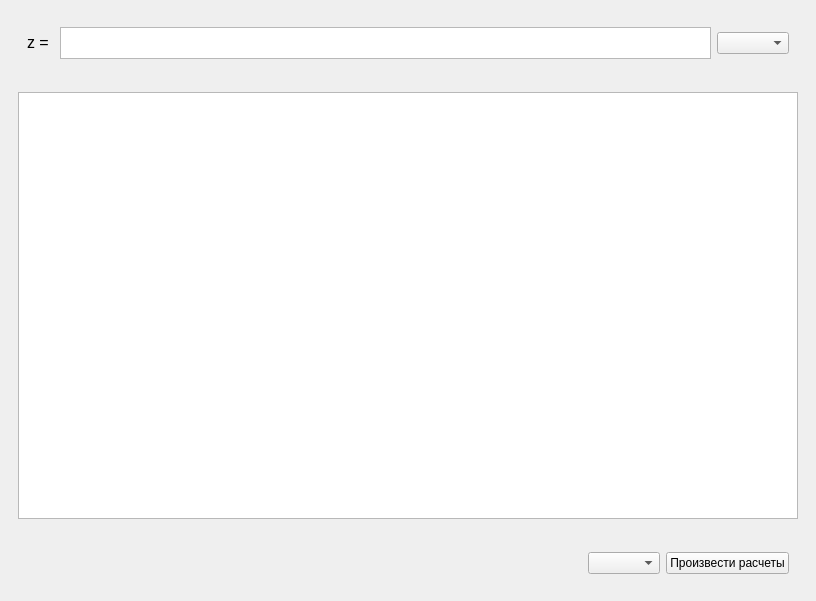
<?xml version="1.0" encoding="UTF-8"?>
<ui version="4.0">
 <class>MainWindow</class>
 <widget class="QMainWindow" name="MainWindow">
  <property name="geometry">
   <rect>
    <x>0</x>
    <y>0</y>
    <width>816</width>
    <height>601</height>
   </rect>
  </property>
  <property name="windowTitle">
   <string>Бойчук Илья. Лаб 3.</string>
  </property>
  <widget class="QWidget" name="centralwidget">
   <layout class="QVBoxLayout" name="verticalLayout_3">
    <item>
     <widget class="QWidget" name="widget_4" native="true">
      <layout class="QVBoxLayout" name="verticalLayout">
       <item>
        <widget class="QWidget" name="widget_2" native="true">
         <property name="sizePolicy">
          <sizepolicy hsizetype="Expanding" vsizetype="Fixed">
           <horstretch>0</horstretch>
           <verstretch>0</verstretch>
          </sizepolicy>
         </property>
         <property name="minimumSize">
          <size>
           <width>670</width>
           <height>50</height>
          </size>
         </property>
         <property name="maximumSize">
          <size>
           <width>16777215</width>
           <height>50</height>
          </size>
         </property>
         <layout class="QHBoxLayout" name="horizontalLayout_2">
          <item>
           <widget class="QLabel" name="label">
            <property name="text">
             <string>&lt;html&gt;&lt;head/&gt;&lt;body&gt;&lt;p&gt;&lt;span style=&quot; font-size:12pt;&quot;&gt;z = &lt;/span&gt;&lt;/p&gt;&lt;/body&gt;&lt;/html&gt;</string>
            </property>
           </widget>
          </item>
          <item>
           <widget class="QTableWidget" name="function"/>
          </item>
          <item>
           <widget class="QComboBox" name="comboBox"/>
          </item>
         </layout>
        </widget>
       </item>
      </layout>
     </widget>
    </item>
    <item>
     <widget class="QWidget" name="widget" native="true">
      <property name="sizePolicy">
       <sizepolicy hsizetype="Preferred" vsizetype="Expanding">
        <horstretch>0</horstretch>
        <verstretch>0</verstretch>
       </sizepolicy>
      </property>
      <layout class="QHBoxLayout" name="horizontalLayout">
       <property name="spacing">
        <number>0</number>
       </property>
       <item>
        <widget class="QTableWidget" name="matrix">
         <property name="autoScrollMargin">
          <number>16</number>
         </property>
        </widget>
       </item>
      </layout>
     </widget>
    </item>
    <item>
     <widget class="QWidget" name="widget_5" native="true">
      <layout class="QVBoxLayout" name="verticalLayout_2">
       <item>
        <widget class="QWidget" name="widget_3" native="true">
         <layout class="QHBoxLayout" name="horizontalLayout_3">
          <item>
           <spacer name="horizontalSpacer">
            <property name="orientation">
             <enum>Qt::Horizontal</enum>
            </property>
            <property name="sizeHint" stdset="0">
             <size>
              <width>623</width>
              <height>20</height>
             </size>
            </property>
           </spacer>
          </item>
          <item>
           <widget class="QComboBox" name="method"/>
          </item>
          <item>
           <widget class="QPushButton" name="pushButton">
            <property name="text">
             <string>Произвести расчеты</string>
            </property>
           </widget>
          </item>
         </layout>
        </widget>
       </item>
      </layout>
     </widget>
    </item>
   </layout>
  </widget>
 </widget>
 <resources/>
 <connections/>
</ui>
